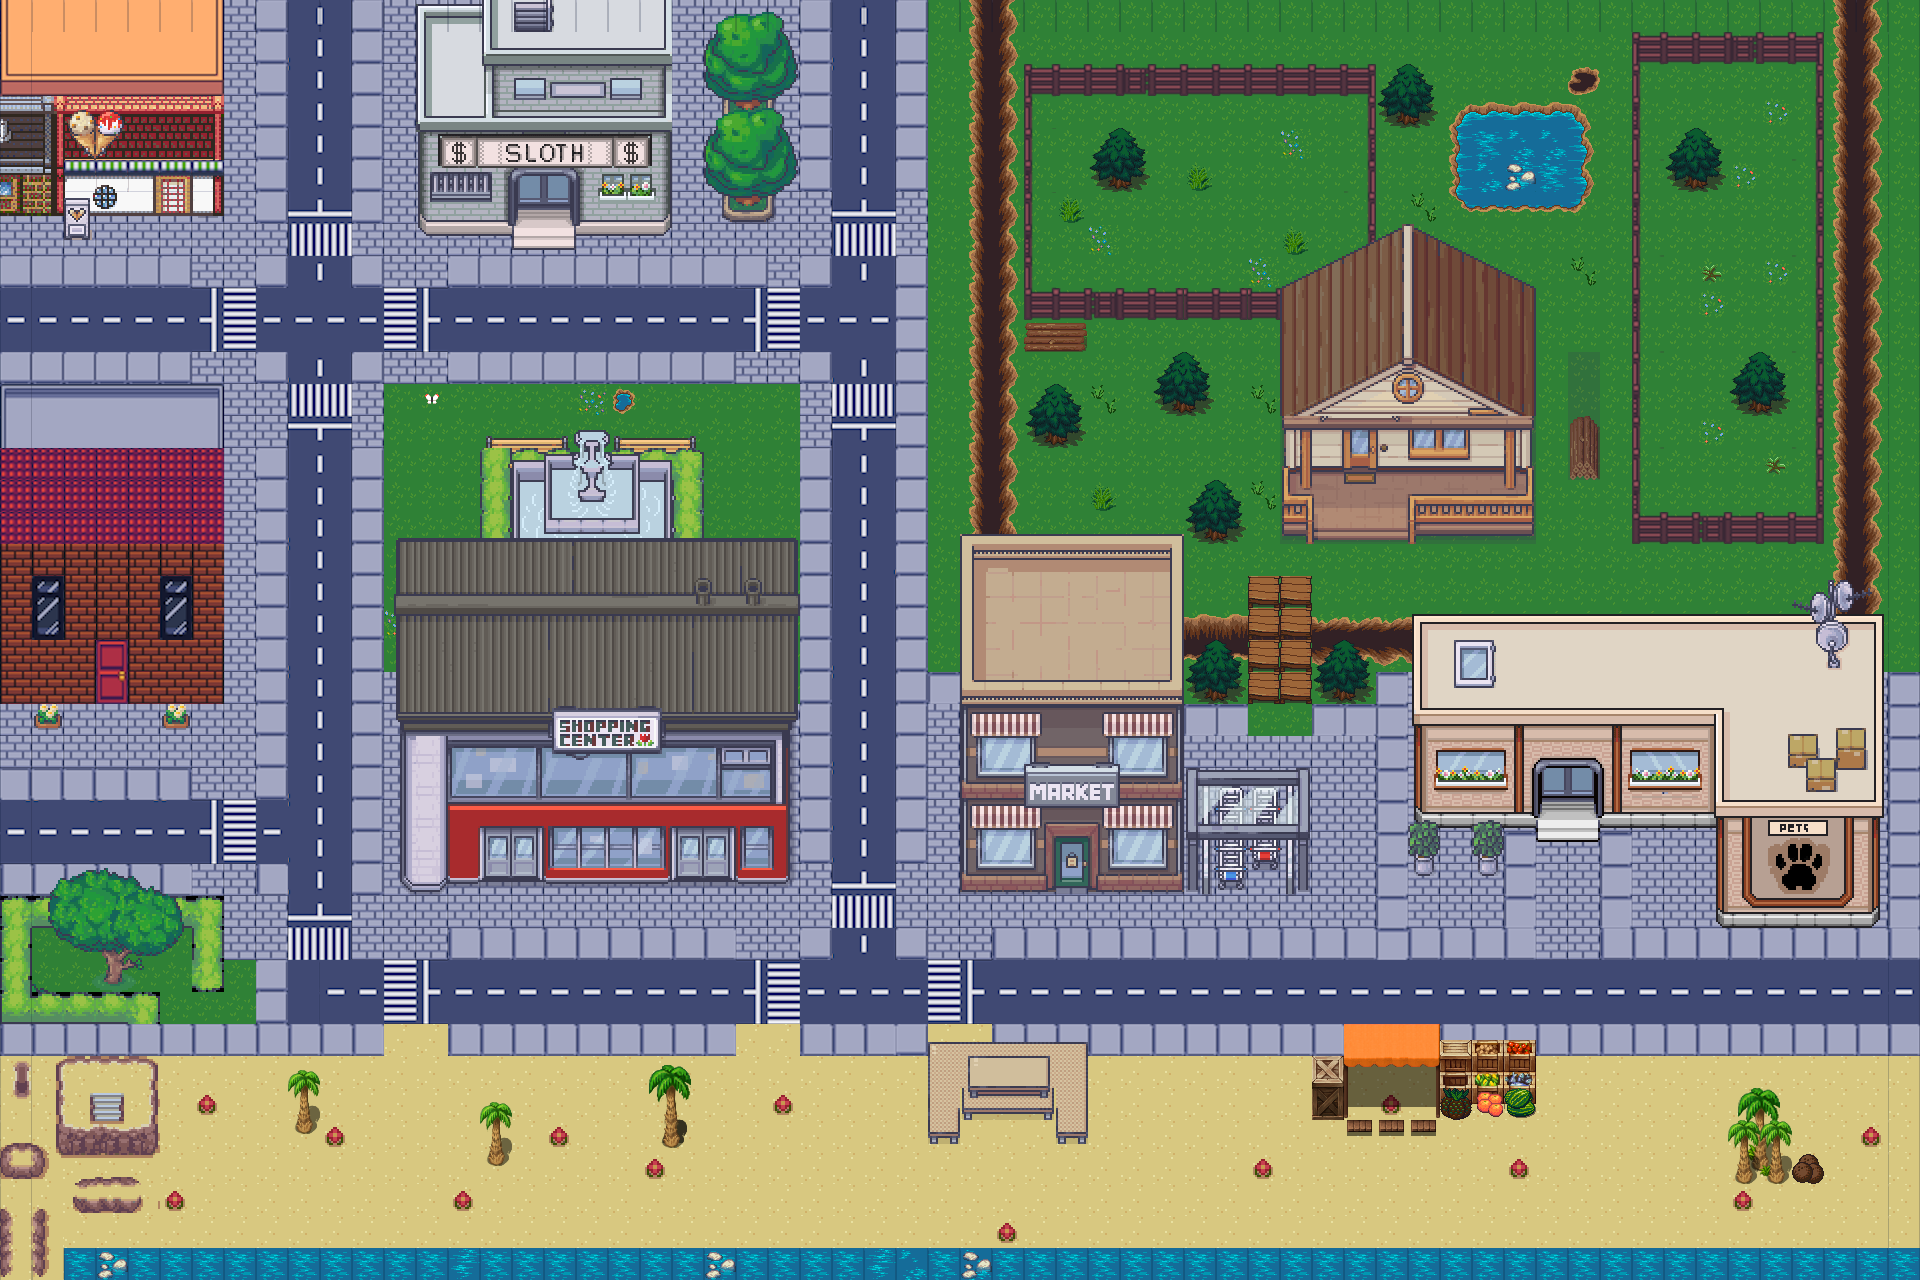

Rendered tile map (Tiled .tmx) drawn with the repository's tilesets; below, a short description and the map source with its tile grids summarised:
An orthogonal 60x40 tile map with 32x32 px tiles, 7 tile layers (floorLayer, wallLayer, chairLayer, grassLayer, ...), 14 tilesets.

<map version="1.10" tiledversion="1.10.2" orientation="orthogonal" renderorder="right-down" width="60" height="40" tilewidth="32" tileheight="32" infinite="0" nextlayerid="40" nextobjectid="1">
 <editorsettings>
  <export target="summerBeachMap.tmj" format="json" />
 </editorsettings>
 <tileset firstgid="1" name="Street32x32" tilewidth="32" tileheight="32" tilecount="256" columns="32">
  <image source="Street32x32.png" width="1024" height="256" />
 </tileset>
 <tileset firstgid="257" name="Buildings32x32" tilewidth="32" tileheight="32" tilecount="180" columns="12">
  <image source="Buildings32x32.png" width="384" height="480" />
 </tileset>
 <tileset firstgid="437" name="forest_tiles" tilewidth="32" tileheight="32" tilecount="256" columns="16">
  <image source="forest_tiles.png" width="512" height="512" />
 </tileset>
 <tileset firstgid="693" name="24_Ice_Cream_Shop_32x32" tilewidth="32" tileheight="32" tilecount="272" columns="16">
  <image source="24_Ice_Cream_Shop_32x32.png" width="512" height="544" />
 </tileset>
 <tileset firstgid="965" name="defimon2" tilewidth="32" tileheight="32" tilecount="2640" columns="44">
  <image source="defimon2.png" width="1408" height="1920" />
 </tileset>
 <tileset firstgid="3605" name="tuxmon-32x32" tilewidth="32" tileheight="32" tilecount="775" columns="25">
  <image source="tuxmon-32x32.png" width="816" height="1020" />
 </tileset>
 <tileset firstgid="4380" name="Tilemap" tilewidth="32" tileheight="32" tilecount="260" columns="20">
  <image source="Tilemap.png" width="640" height="416" />
 </tileset>
 <tileset firstgid="4640" name="defimon3" tilewidth="32" tileheight="32" tilecount="848" columns="16">
  <image source="defimon3.png" width="512" height="1696" />
 </tileset>
 <tileset firstgid="5488" name="7_Villas_32x32" tilewidth="32" tileheight="32" tilecount="1824" columns="32">
  <image source="7_Villas_32x32.png" width="1024" height="1824" />
 </tileset>
 <tileset firstgid="7312" name="Fence32x32" tilewidth="32" tileheight="32" tilecount="392" columns="28">
  <image source="Fence32x32.png" width="896" height="448" />
 </tileset>
 <tileset firstgid="7704" name="9_Shopping_Center_and_Markets_32x32" tilewidth="32" tileheight="32" tilecount="2176" columns="32">
  <image source="9_Shopping_Center_and_Markets_32x32.png" width="1024" height="2176" />
 </tileset>
 <tileset firstgid="9880" name="desert1" tilewidth="32" tileheight="32" tilecount="256" columns="16">
  <image source="desert1.png" width="512" height="512" />
 </tileset>
 <tileset firstgid="10136" name="desert1" tilewidth="32" tileheight="32" tilecount="256" columns="16">
  <image source="desert1.png" width="512" height="512" />
 </tileset>
 <tileset firstgid="10392" name="food" tilewidth="32" tileheight="32" tilecount="1024" columns="32">
  <image source="food.png" width="1024" height="1024" />
 </tileset>
 <layer id="1" name="floorLayer" width="60" height="40">
  <data>[2400 cells, 2400 non-empty, 95 distinct tile ids]</data>
 </layer>
 <layer id="4" name="wallLayer" width="60" height="40">
  <data>[2400 cells, 255 non-empty, 2 distinct tile ids]</data>
 </layer>
 <layer id="3" name="chairLayer" width="60" height="40">
  <data>[2400 cells, 12 non-empty, 6 distinct tile ids]</data>
 </layer>
 <layer id="5" name="grassLayer" width="60" height="40">
  <data>[2400 cells, 13 non-empty, 6 distinct tile ids]</data>
 </layer>
 <layer id="35" name="objectLayer" width="60" height="40">
  <data>[2400 cells, 206 non-empty, 98 distinct tile ids]</data>
 </layer>
 <layer id="36" name="buildingLayer" width="60" height="40">
  <data>[2400 cells, 721 non-empty, 634 distinct tile ids]</data>
 </layer>
 <layer id="12" name="otherLayer" width="60" height="40">
  <data>[2400 cells, 281 non-empty, 65 distinct tile ids]</data>
 </layer>
</map>
